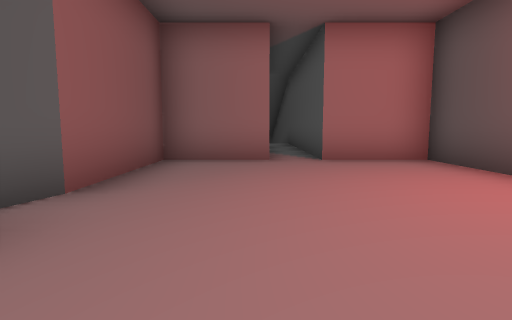
view 1 (above)

16 first-person views from a walk through a scene from a Unity 3-D project. The camera is 1.2 m above the floor, tilts 6° down and sees 80° across. The floor is counted in squares, 2 m on a side. Each view is taken from the middle of a square. On the plan, view 1 faces up. The plan holds only what a view shows up to about 9 squares ahead; the rest is blank. The place goes on beyond the plan. Some surface patterns are stand-ins.

view 2
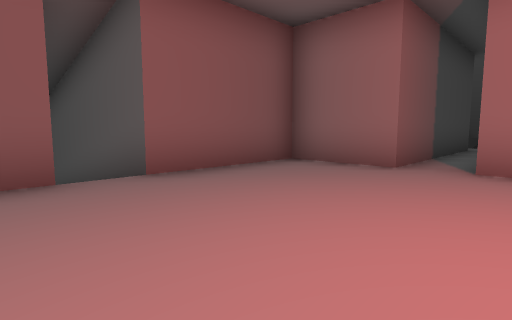

view 3
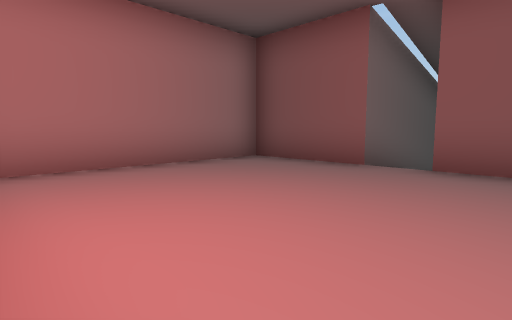

view 4
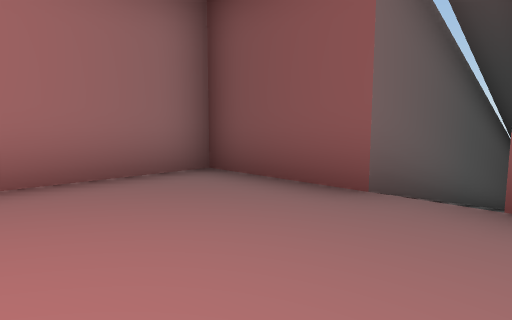

view 5
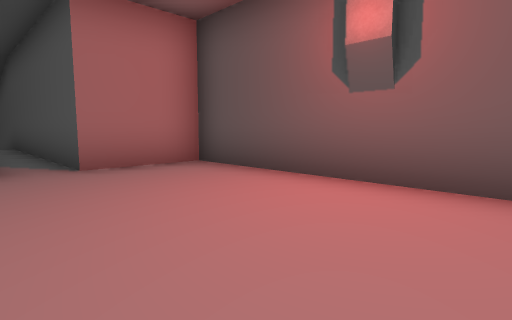

view 6
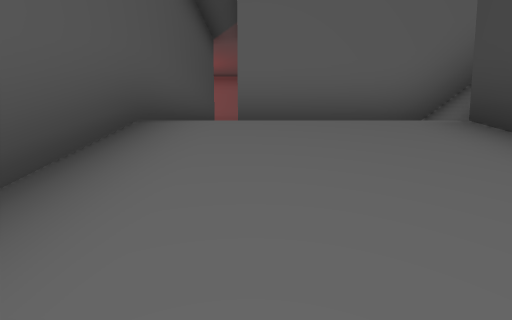

view 7
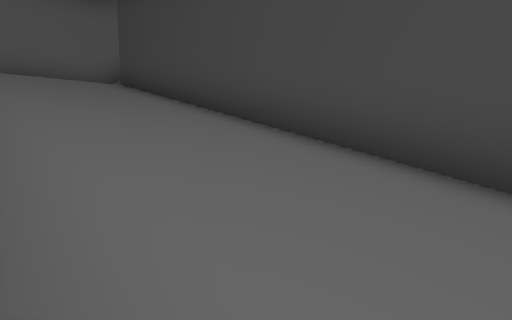

view 8
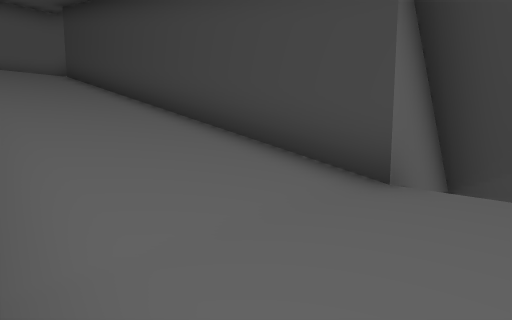

view 9
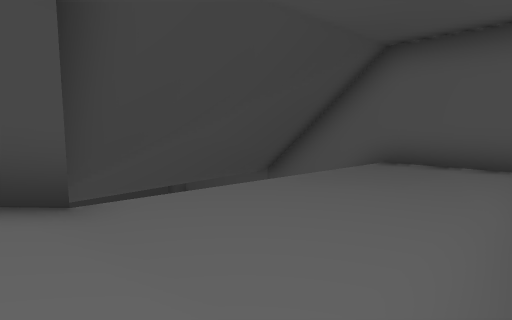

view 10
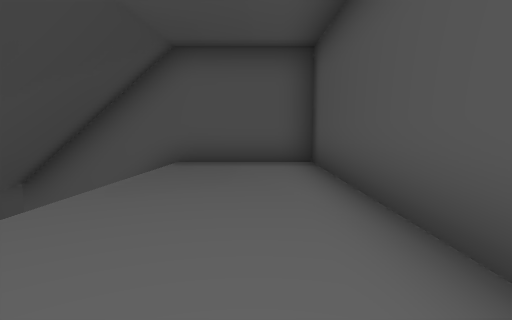

view 11
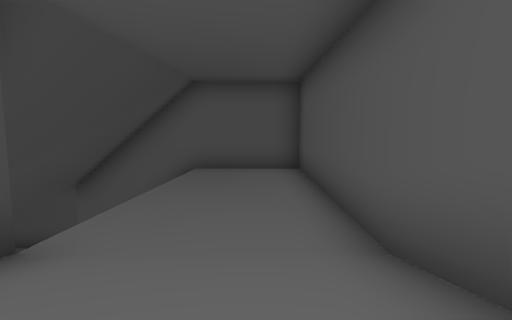

view 12
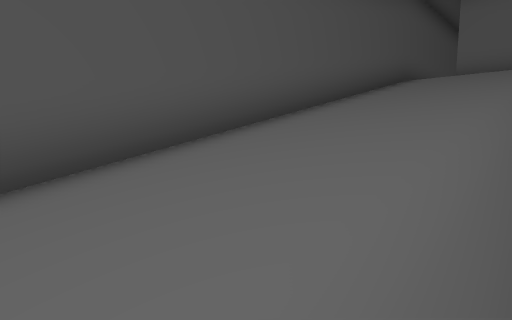

view 13
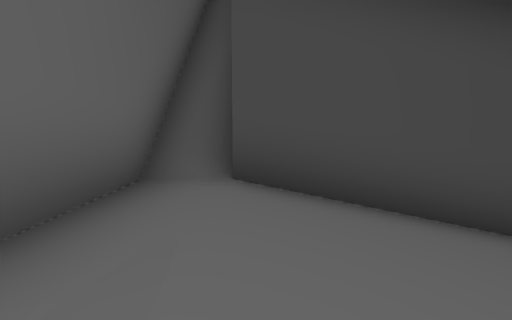

view 14
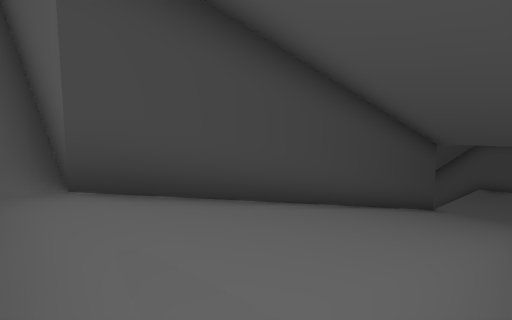

view 15
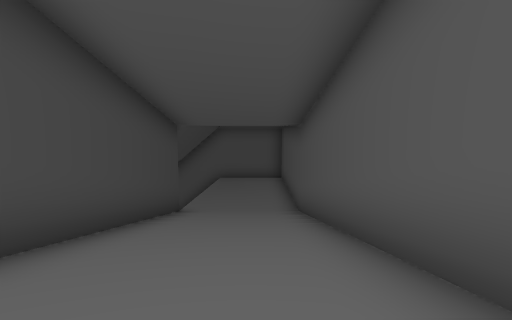

view 16
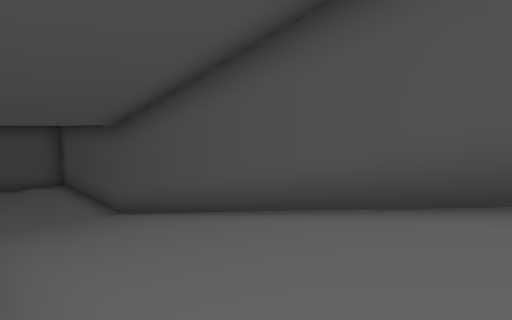

### Floor plan
Key: @ floor where view 1 was taken; # wall or solid block; . main floor; - floor 5 m lower than the main floor; _ floor 5.5 m lower than the main floor; / step, stairs or slope; = window, fence, low wall or low ledge; v drop or lower ground.
Columns run from 10 left of view 1 to 4 right of it. Each row starts with its distance up from view 1.
 30      v#######
 29       = _---#
 28       = v---#
 27       = v---#
 26       #v/---#
 25       #v/---#
 24       #v/---#
 23       ##////#
 22        #////#
 21        #////#
 20        #////#
 19        #////#
 18        #////#
 17        #////#
 16        #////#
 15        #////#
 14        #////#
 13        #////#
 12      ###////#
 11     ////....#
 10     #######.#
  9           #.#
  8           #.#
  7           #.#
  6         ###.###
  5         #.....#
  4         #.....#
  3    ######.....#
  2 /////////.....#
  1 #########.....#
  0         #.@...
 -1         ######

Positions as (right, up) in squares from view 1, and headings:
1: (0, 0), facing up
2: (2, 1), facing up-left
3: (3, 4), facing down-left
4: (1, 3), facing down-left
5: (0, 1), facing up-right
6: (0, 15), facing down
7: (1, 20), facing down-left
8: (1, 25), facing down-left
9: (1, 23), facing up-left
10: (0, 23), facing up
11: (0, 21), facing up
12: (-2, 21), facing down-right
13: (1, 12), facing left
14: (1, 11), facing up-left
15: (0, 15), facing up
16: (-2, 15), facing up-right
